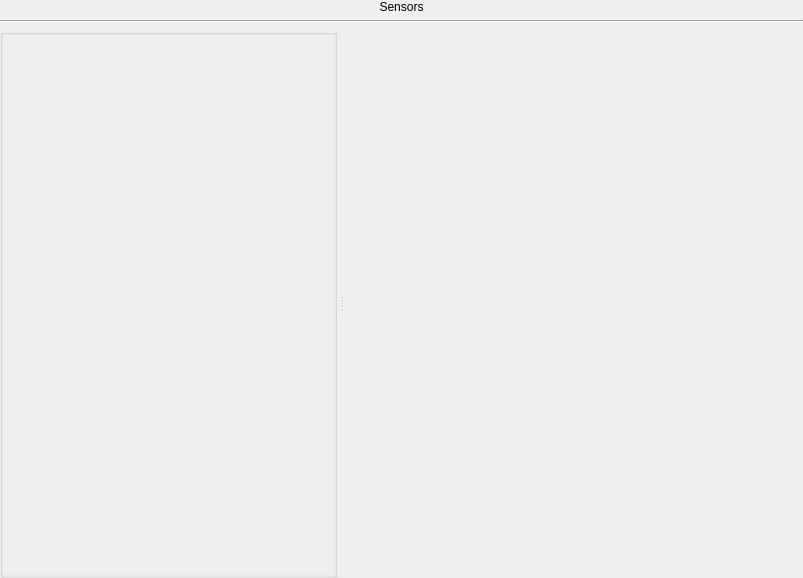
<?xml version="1.0" encoding="UTF-8"?>
<ui version="4.0">
 <class>WidgetSensorContainerForm</class>
 <widget class="QWidget" name="WidgetSensorContainerForm">
  <property name="geometry">
   <rect>
    <x>0</x>
    <y>0</y>
    <width>803</width>
    <height>578</height>
   </rect>
  </property>
  <property name="windowTitle">
   <string>Form</string>
  </property>
  <layout class="QGridLayout" name="gridLayout_2">
   <property name="leftMargin">
    <number>0</number>
   </property>
   <property name="topMargin">
    <number>0</number>
   </property>
   <property name="rightMargin">
    <number>0</number>
   </property>
   <property name="bottomMargin">
    <number>0</number>
   </property>
   <item row="1" column="0" colspan="2">
    <widget class="Line" name="line">
     <property name="orientation">
      <enum>Qt::Horizontal</enum>
     </property>
    </widget>
   </item>
   <item row="0" column="0" colspan="2">
    <widget class="QLabel" name="lTitle">
     <property name="text">
      <string>Sensors</string>
     </property>
     <property name="alignment">
      <set>Qt::AlignCenter</set>
     </property>
    </widget>
   </item>
   <item row="2" column="0" colspan="2">
    <widget class="QSplitter" name="splitter">
     <property name="sizePolicy">
      <sizepolicy hsizetype="Expanding" vsizetype="Preferred">
       <horstretch>0</horstretch>
       <verstretch>1</verstretch>
      </sizepolicy>
     </property>
     <property name="orientation">
      <enum>Qt::Horizontal</enum>
     </property>
     <property name="handleWidth">
      <number>10</number>
     </property>
     <widget class="QGroupBox" name="groupBox">
      <property name="title">
       <string/>
      </property>
      <layout class="QGridLayout" name="gridLayout">
       <property name="leftMargin">
        <number>0</number>
       </property>
       <property name="topMargin">
        <number>0</number>
       </property>
       <property name="rightMargin">
        <number>0</number>
       </property>
       <property name="bottomMargin">
        <number>0</number>
       </property>
       <property name="horizontalSpacing">
        <number>0</number>
       </property>
       <item row="0" column="0">
        <widget class="QScrollArea" name="sensorScrollArea">
         <property name="sizePolicy">
          <sizepolicy hsizetype="Expanding" vsizetype="Expanding">
           <horstretch>1</horstretch>
           <verstretch>0</verstretch>
          </sizepolicy>
         </property>
         <property name="frameShape">
          <enum>QFrame::NoFrame</enum>
         </property>
         <property name="horizontalScrollBarPolicy">
          <enum>Qt::ScrollBarAlwaysOff</enum>
         </property>
         <property name="sizeAdjustPolicy">
          <enum>QAbstractScrollArea::AdjustToContentsOnFirstShow</enum>
         </property>
         <property name="widgetResizable">
          <bool>true</bool>
         </property>
         <widget class="QWidget" name="scrollAreaWidgetContents">
          <property name="geometry">
           <rect>
            <x>0</x>
            <y>0</y>
            <width>333</width>
            <height>541</height>
           </rect>
          </property>
         </widget>
        </widget>
       </item>
      </layout>
     </widget>
     <widget class="QWidget" name="wChart" native="true"/>
    </widget>
   </item>
  </layout>
 </widget>
 <resources/>
 <connections/>
</ui>
